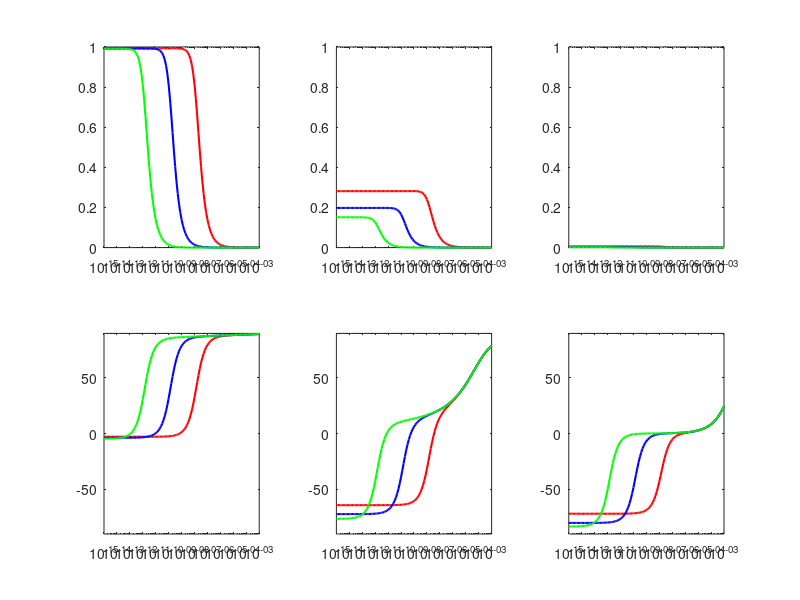

Write the MATLAB code that produced this figure. (Note: this script raises an error after producing the figure.)
clear all; clc; close all;
period_m2 = 12.421; % hours
frequency_m2 = 2*pi/period_m2/3600; % rad/s


T_series = [1e-4,1e-6,1e-8];
% T_series = [1e-8];
S_series = [1e-4,1e-6,1e-8];
color_series = {'r','b','g','k'};
% marker_series = {'o','x','*','+'};

marker_size = 6;
line_width = 1.5;
marker_interval = 5;
figure(1)
for j = 1 : length(T_series)
    for k = 1 : length(S_series)
        T = T_series(j);
        S = S_series(k);
        rc = 0.1;
        rw = 0.1;
        K_b  = 10.^[-15:0.1:-3];

        beta = (1/T * K_b + i * frequency_m2 * S / T).^0.5;

        epsilon = 1 + (rc/rw)^2 * i * frequency_m2 * rw / 2 / T ./beta .* besselk(0, beta * rw)./...
            besselk(1, beta*rw);


        H = i * frequency_m2 * S./ (i * frequency_m2 * S + K_b) ./ epsilon;

        amplitude = abs(H);
        phase = angle(H)/pi * 180;

        subplot(2,length(T_series),j)
        % loglog_with_markers(K_b, amplitude,['-',color_series{k}],[color_series{k},marker_series{k}], ...
        % marker_interval,line_width,marker_size)
        semilogx(K_b, amplitude, ['-',color_series{k}],'LineWidth',line_width)
        hold on
        xlim([min(K_b),max(K_b)])
        ylim([0,1])

        subplot(2,length(T_series),j + 3)
        % semilog_with_markers(K_b, phase,['-',color_series{k}],[color_series{k},marker_series{k}], ...
        % marker_interval,line_width,marker_size)
        semilogx(K_b, phase, ['-',color_series{k}],'LineWidth',line_width)
        hold on
        xlim([min(K_b),max(K_b)])
        ylim([-90,90])


    end
end



%% LSH model

h = 48;
rho = 1000;
g = 10;
% T_series
for j = 1 : length(T_series)
% for j = 1
    for k = 1 : length(S_series)
    % for k = 3
        fai_ct = S_series(k)/ (h*rho*g); % this is from Xuhua's thesis or infered by comparison between governing equations.
        xw = 0; x = rw;
        yw = 0; y = 0;
        z = 0; % the location of measurement gauge
        mu=0.001;
        kr = T_series(j) /h * mu / rho / g;
        kx = kr; ky = kr; kz = kr;

        etax=kx/(fai_ct*mu);etaz=kz/(fai_ct*mu);etay=ky/(fai_ct*mu);

        C = pi * rc^2/ rho / g; % m3/Pa, from defination of wellbore storage coeffi
        % C=0;

        % h = 0.4*h;
        CD = C./(2*pi*h*fai_ct*rw^2); %non-dimensional wellbore storage

        rd = rw / rw;
        hd=h/(rw);
        zd = z/(rw);

        period_M2 = 12.421*3600;
        period_components = [period_M2]; %s
        nondim_co = kr/(fai_ct*mu*(rw)^2);
        period_components_nondim = nondim_co * period_components;
        omega_components_non = 2*pi./period_components_nondim*sqrt(-1);
        Skin = 0;
        lambda_d = K_b * rw * mu / rho / g / kr;
        B_LSH = sqrt(hd*lambda_d);

        for m = 1 : length(lambda_d)
            if hd*lambda_d(m) > 1e+6
                tol = 1e-10;
                x = solve_tan_eq_n(hd*lambda_d(m),50000,tol);
            else
                x = solve_tan_eq_n(hd*lambda_d(m),50000);
            end

            xx = x/hd;
            s = omega_components_non(1);
            sum1 = 0;
            for jj = 1 : length(x)
                sum1 = sum1 + 1/xx(jj) * sin(xx(jj) * hd) * cos(xx(jj)*zd)...
                    * besselk(0, sqrt(s + xx(jj)^2))...
                    * (xx(jj)^2 + lambda_d(m)^2)/(hd * (xx(jj)^2 + lambda_d(m)^2) + lambda_d(m));
            end
            sum1 = 2 * sum1;
            % sum1 = 0;
            sum2 = 0;
            for jj = 1 : length(x)
                sum2 = sum2 - lambda_d(m)*2/ (s + xx(jj)^2)*cos(xx(jj)*zd)*cos(xx(jj)*hd)...
                    * (xx(jj)^2 + lambda_d(m)^2)/(hd * (xx(jj)^2 + lambda_d(m)^2) + lambda_d(m));
            end
            cos(xx(1)*zd);
            sum2;
            Sum2(m) = sum2;
            Sum1(m) = sum1;
            % figure(2)
            %  ss = linspace(100,10,length(xx));
            % %  % c = linspace(1,100,length(xx));
            % %  % c(1) = 10;
            %  ss(1) = 150;
            % % 
            % % % plot(cos(xx*zd).*cos(xx*hd),'o'); hold on
            % % scatter(real(- lambda_d(m)*2./ (s + xx.^2).*cos(xx*zd).*cos(xx*hd)...
            % %         .* (xx.^2 + lambda_d(m)^2)./(hd * (xx.^2 + lambda_d(m)^2) + lambda_d(m))), ...
            % %         imag(- lambda_d(m)*2./ (s + xx.^2).*cos(xx*zd).*cos(xx*hd)...
            % %         .* (xx.^2 + lambda_d(m)^2)./(hd * (xx.^2 + lambda_d(m)^2) + lambda_d(m))),ss); hold on
            % % 
            % % scatter(real(sum2),imag(sum2),150-m,'s','filled'); hold on
            % subplot(1,3,1)
            %            semilogx(real(cos(xx*zd).*sin(xx*hd)...
            %         .* (xx.^2 + lambda_d(m)^2)./(xx.*hd.* (xx.^2 + lambda_d(m)^2) + lambda_d(m))),'-bo'); hold on
            %            subplot(1,3,2)
            %         semilogx( real(xx.^2./(s+xx.^2)),'-rs'); hold on
            %                                subplot(1,3,3)
            %         semilogx( imag(xx.^2./(s+xx.^2)),'-rs'); hold on
            % 
            %  real_ = sum(cos(xx*zd).*sin(xx*hd)...
            %         .* (xx.^2 + lambda_d(m)^2)./(xx.*hd.* (xx.^2 + lambda_d(m)^2) + lambda_d(m)) .* xx.^2./(s+xx.^2))
            %  approximate = sum(cos(xx*zd).*sin(xx*hd)...
            %         .* (xx.^2 + lambda_d(m)^2)./(xx.*hd.* (xx.^2 + lambda_d(m)^2) + lambda_d(m)) .* xx(1).^2./(s+xx(1).^2))
            % 
            %  real(real_) <= real(approximate)
            %  abs(imag(real_)) >=abs(imag(approximate)) 
             % sum2 = 0;

            H = (sum2 + 1)/(1 + CD * Skin * s + CD * s * sum1);
            amplitude2(m) = double(abs(H));
            phase2(m) =  double(angle(H))/pi * 180;

        end
        j
        k
        figure(1)
        subplot(2,length(T_series),j);
        % loglog_with_markers(K_b, amplitude2,['--',color_series{k}],[color_series{k},marker_series{k}], ...
        %     marker_interval,line_width,marker_size)
        % semilogx(ax1, B_LSH, amplitude2, ['--',color_series{k}],'LineWidth',line_width)
        % ax1.XAxisLocation = 'top';
     
        semilogx(K_b, amplitude2, ['--',color_series{k}],'LineWidth',line_width)
        hold on
        % xlim([min(B_LSH),max(B_LSH)])
        xlim([min(K_b),max(K_b)])
        ylim([0,1])
        

        subplot(2,length(T_series),j+3)
        % semilog_with_markers(K_b, phase2,['--',color_series{k}],[color_series{k},marker_series{k}], ...
        %     marker_interval,line_width,marker_size)
        semilogx(K_b, phase2, ['--',color_series{k}],'LineWidth',line_width)
        hold on
        xlim([min(K_b),max(K_b)])
                ylim([-90,90])

        

    end
end

lg =legend('$Storativity=10^{-4}-Wang\ et\ al., 2018$','$Storativity=10^{-6}-Wang\ et\ al., 2018$', ...
    '$Storativity=10^{-8}-Wang\ et\ al., 2018$','$Storativity=10^{-4}-new\ model$', ...
    '$Storativity=10^{-6}-new\ model$','$Storativity=10^{-8}-new\ model$', ...
    'FontSize',16,'Interpreter', 'latex', 'FontWeight', 'bold','box','off')
% function for plot

function semilog_with_markers(x, y, lineStyle, markerStyle, markerInterval,line_width,marker_size)
semilogx(x, y, lineStyle,'LineWidth',line_width);      % Plot the basic line
hold on;
markerIndices = 1:markerInterval:length(x); % Calculate indices for markers
semilogx(x(markerIndices), y(markerIndices), markerStyle,'MarkerSize',marker_size); % Plot markers
hold off;
end
function loglog_with_markers(x, y, lineStyle, markerStyle, markerInterval, line_width, marker_size)
loglog(x, y, lineStyle,'LineWidth',line_width);      % Plot the basic line
hold on;
markerIndices = 1:markerInterval:length(x); % Calculate indices for markers
loglog(x(markerIndices), y(markerIndices), markerStyle,'MarkerSize',marker_size); % Plot markers
hold off;
end
